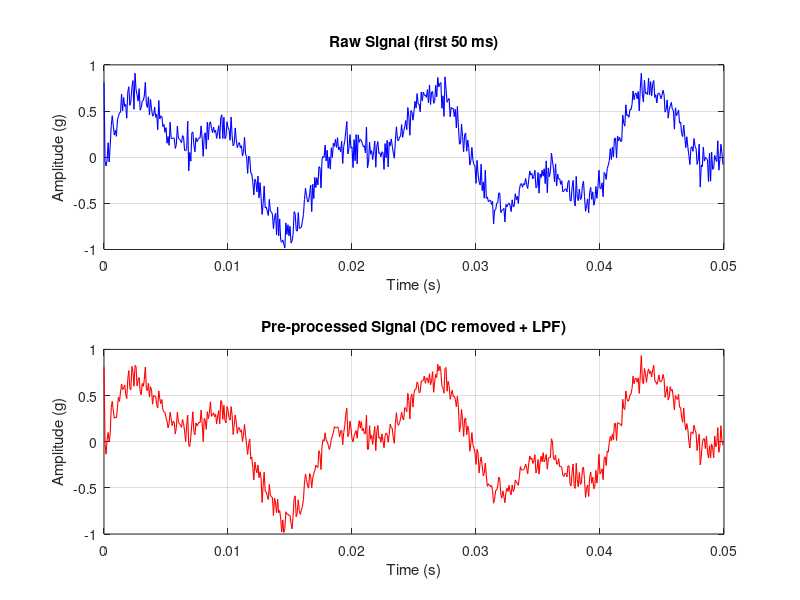
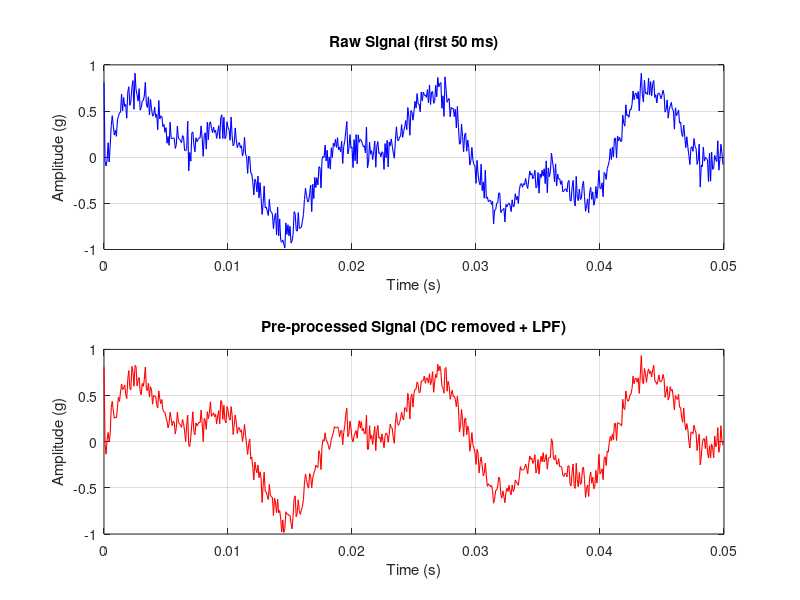
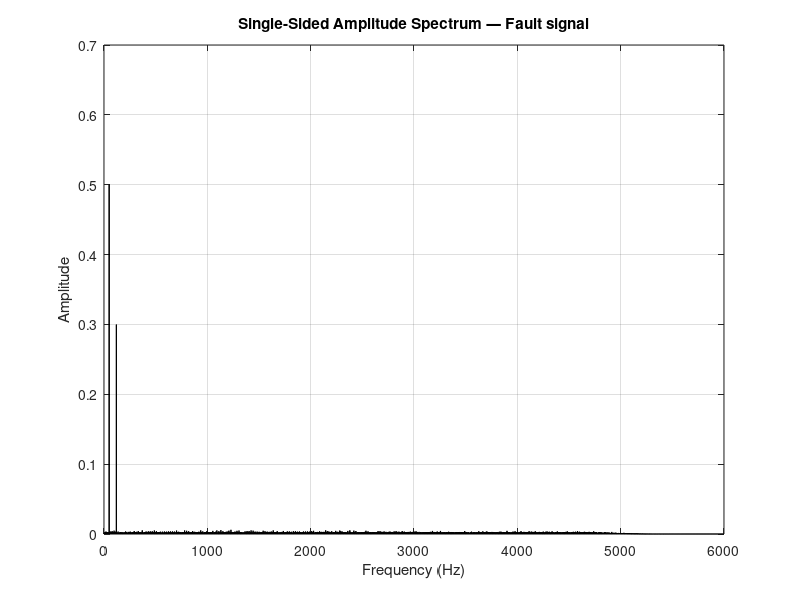
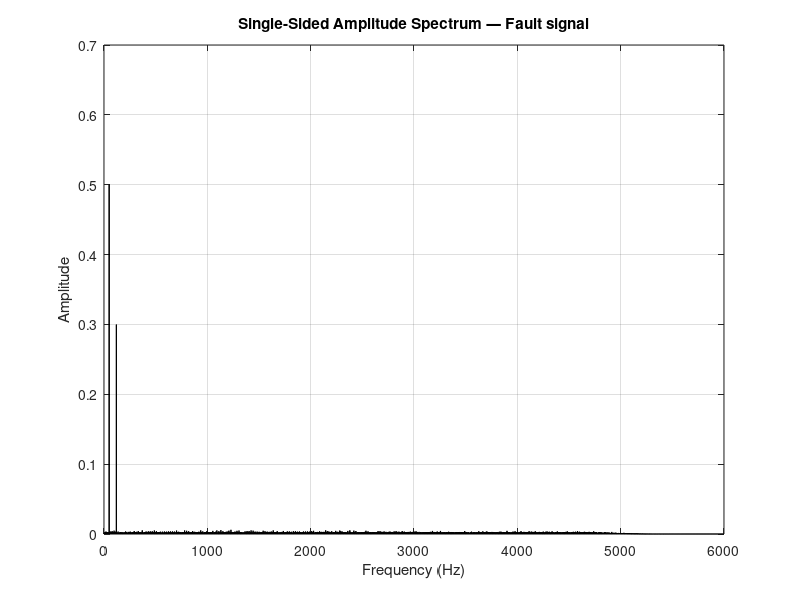

Here is the MATLAB script that generated these plots, in order: (Note: this script raises an error after producing the figures.)
%% ================================================================
%  motor_predictive_maintenance.m
%  DSP-Based Predictive Maintenance System for Electric Motors
%  Student: Sanjana Sri Bolla (Roll No: 160124758004)
%  B.Tech 5th Semester Project (3rd Year) — ECE / VLSI Design
%  Report: Standard IEEE Format (submission to Bhaskar sir)
% ================================================================
%
%  REQUIRED TOOLBOXES:
%    - Signal Processing Toolbox  (butter, filtfilt, spectrogram, findpeaks)
%    - Statistics & ML Toolbox    (fitcsvm, cvpartition) — OPTIONAL, only
%                                  needed when useSVM = true
%
%  FIGURE FORMAT:
%    - Figures are automatically exported in EPS format (.eps, color EPS)
%      for IEEE LaTeX reports as well as PNG (.png) for quick preview.
%
%  HOW TO RUN:
%    1. Set useRealData = false first (runs on synthetic demo signals).
%    2. Check all figures are generated and saved as EPS and PNG files.
%    3. Download CWRU dataset from:
%       https://engineering.case.edu/bearingdatacenter/download-data-file
%    4. Place .mat files in a folder, update dataFolder path below.
%    5. Set useRealData = true and run again.
%
% ================================================================

clear; clc; close all;

%% ----------------------------------------------------------------
%  USER SETTINGS — change these before running
% ----------------------------------------------------------------

useRealData   = false;   % true  = load CWRU .mat files
                         % false = use synthetic demo signals (safe default)

useSVM        = false;   % true  = train SVM (needs labelled data + ML Toolbox)

doAudio       = false;   % true  = run audio analysis section

% Path to your CWRU dataset folder (only used when useRealData = true)
dataFolder    = 'C:\MotorProject\CWRU';

% Sampling frequency for CWRU 12kHz files
Fs_expected   = 12000;   % Hz

%% ================================================================
%  SECTION 1 — DATA INPUT
% ================================================================
fprintf('=== SECTION 1: DATA INPUT ===\n');

if useRealData
    % ------------------------------------------------------------
    % Load CWRU bearing vibration .mat files
    % ------------------------------------------------------------
    % CWRU files contain variables named like:
    %   X097_DE_time  — drive-end accelerometer (g), 1-D column vector
    %   X097RPM       — shaft speed (RPM)
    % The exact variable names depend on the file. We search for the
    % first field ending in "_DE_time" automatically.
    % ------------------------------------------------------------

    normalFile = fullfile(dataFolder, 'Normal_0.mat');
    faultFile  = fullfile(dataFolder, '12k_Drive_End_IR007_0_105.mat');

    try
        Sn = load(normalFile);
        Sf = load(faultFile);
    catch ME
        error(['Could not load dataset files.\n' ...
               'Check that dataFolder is correct and files exist.\n' ...
               'Error: %s'], ME.message);
    end

    % Extract drive-end accelerometer field automatically
    fn = fieldnames(Sn);
    de_field_n = fn{contains(fn, 'DE_time', 'IgnoreCase', true)};
    fn2 = fieldnames(Sf);
    de_field_f = fn2{contains(fn2, 'DE_time', 'IgnoreCase', true)};

    normalSig = double(Sn.(de_field_n)(:));
    faultSig  = double(Sf.(de_field_f)(:));
    Fs        = Fs_expected;

    fprintf('Loaded REAL CWRU data.\n');
    fprintf('Normal file : %s\n', normalFile);
    fprintf('Fault file  : %s\n', faultFile);

else
    % ------------------------------------------------------------
    % SYNTHETIC DEMONSTRATION ONLY
    % These signals are NOT real motor recordings.
    % They are generated purely to demonstrate the algorithm flow.
    % Do NOT use synthetic results as project findings.
    % ------------------------------------------------------------
    fprintf('*** SYNTHETIC DEMONSTRATION MODE ***\n');
    fprintf('These signals are NOT real motor data.\n');
    fprintf('Set useRealData=true after downloading the CWRU dataset.\n\n');

    Fs   = 12000;          % Simulate 12 kHz sampling
    t    = (0:1/Fs:2)';   % 2-second signal

    % Normal signal: 50 Hz shaft frequency + light background noise
    normalSig = 0.5*sin(2*pi*50*t) + ...
                0.1*sin(2*pi*100*t) + ...
                0.05*randn(size(t));

    % Fault signal: add 120 Hz bearing fault frequency + impulsive spikes
    impulseTrain = zeros(size(t));
    impulseTrain(round(linspace(1, length(t), 40))) = 2.5; % periodic impacts
    faultSig  = 0.5*sin(2*pi*50*t) + ...
                0.3*sin(2*pi*120*t) + ...
                0.4*impulseTrain + ...
                0.1*randn(size(t));
end

% --- Choose which signal to analyse (normal or fault) ---
% In the rule-based section we analyse both. Here we set activeSignal.
activeSignal      = faultSig;    % swap to normalSig to test normal case
activeLabel       = 'Fault';     % update if you swap

duration = length(activeSignal) / Fs;
fprintf('\nSignal info:\n');
fprintf('  Sampling frequency : %d Hz\n', Fs);
fprintf('  Signal duration    : %.3f seconds\n', duration);
fprintf('  Total samples      : %d\n', length(activeSignal));

%% ================================================================
%  SECTION 2 — PRE-PROCESSING
% ================================================================
fprintf('\n=== SECTION 2: PRE-PROCESSING ===\n');

% --- 2a. DC removal ---
% The mean (DC component) carries no fault information and would
% distort the FFT spectrum if left in.
activeSignal = activeSignal - mean(activeSignal);
normalSig    = normalSig    - mean(normalSig);
faultSig     = faultSig     - mean(faultSig);

% --- 2b. Low-pass Butterworth filter ---
% Cut-off: 5000 Hz for vibration (bearing faults appear below 5 kHz
% at 12 kHz sampling). Filter order 4 gives -80 dB/decade roll-off
% without excessive phase distortion.
% filtfilt applies the filter twice (forward + backward) → zero phase.
fc    = 5000;   % Hz
order = 4;
[b, a] = butter(order, fc / (Fs/2), 'low');

procSignal  = filtfilt(b, a, activeSignal);
procNormal  = filtfilt(b, a, normalSig);
procFault   = filtfilt(b, a, faultSig);

fprintf('DC removed and Butterworth LPF applied (fc = %d Hz, order %d).\n', fc, order);

% --- Figure 1: Raw vs Preprocessed ---
Nplot  = min(round(0.05 * Fs), length(activeSignal)); % first 50 ms
tPlot  = (0:Nplot-1) / Fs;

figure('Name','Fig1 Raw vs Preprocessed','NumberTitle','off','Position',[100 100 900 500]);
subplot(2,1,1);
plot(tPlot, activeSignal(1:Nplot), 'b', 'LineWidth', 0.8);
title('Raw Signal (first 50 ms)');
xlabel('Time (s)'); ylabel('Amplitude (g)'); grid on;

subplot(2,1,2);
plot(tPlot, procSignal(1:Nplot), 'r', 'LineWidth', 0.8);
title('Pre-processed Signal (DC removed + LPF)');
xlabel('Time (s)'); ylabel('Amplitude (g)'); grid on;

saveas(gcf, 'fig1_raw_vs_preprocessed.eps', 'epsc');
saveas(gcf, 'fig1_raw_vs_preprocessed.png');
fprintf('Saved: fig1_raw_vs_preprocessed.eps (Color EPS) & .png\n');

%% ================================================================
%  SECTION 3 — TIME-DOMAIN ANALYSIS
% ================================================================
fprintf('\n=== SECTION 3: TIME-DOMAIN FEATURES ===\n');

% Compute for both normal and fault signals
function feat = computeTimeDomain(sig)
    feat.mean        = mean(sig);
    feat.rms         = rms(sig);
    feat.std         = std(sig);
    feat.peak        = max(abs(sig));
    feat.crestFactor = feat.peak / feat.rms;
    feat.kurtosis    = kurtosis(sig);
end

% Note: nested functions won't work in a script in older MATLAB;
% compute inline instead:
computeFeats = @(s) struct( ...
    'meanVal',       mean(s), ...
    'rmsVal',        rms(s), ...
    'stdVal',        std(s), ...
    'peakVal',       max(abs(s)), ...
    'crestFactor',   max(abs(s)) / rms(s), ...
    'kurtVal',       kurtosis(s));

normFeats  = computeFeats(procNormal);
faultFeats = computeFeats(procFault);

fprintf('\n%-20s %-15s %-15s\n', 'Feature', 'Normal', 'Fault');
fprintf('%s\n', repmat('-', 1, 50));
fprintf('%-20s %-15.5f %-15.5f\n', 'Mean',         normFeats.meanVal,     faultFeats.meanVal);
fprintf('%-20s %-15.5f %-15.5f\n', 'RMS',          normFeats.rmsVal,      faultFeats.rmsVal);
fprintf('%-20s %-15.5f %-15.5f\n', 'Std Dev',      normFeats.stdVal,      faultFeats.stdVal);
fprintf('%-20s %-15.5f %-15.5f\n', 'Peak',         normFeats.peakVal,     faultFeats.peakVal);
fprintf('%-20s %-15.5f %-15.5f\n', 'Crest Factor', normFeats.crestFactor, faultFeats.crestFactor);
fprintf('%-20s %-15.5f %-15.5f\n', 'Kurtosis',     normFeats.kurtVal,     faultFeats.kurtVal);

%% ================================================================
%  SECTION 4 — FREQUENCY-DOMAIN ANALYSIS (FFT)
% ================================================================
fprintf('\n=== SECTION 4: FREQUENCY-DOMAIN ANALYSIS ===\n');

N  = length(procSignal);
Y  = fft(procSignal);
P2 = abs(Y / N);
P1 = P2(1:floor(N/2)+1);
P1(2:end-1) = 2 * P1(2:end-1);  % single-sided correction
f  = Fs * (0:floor(N/2)) / N;

% --- Figure 2: FFT Spectrum ---
figure('Name','Fig2 FFT Spectrum','NumberTitle','off','Position',[100 100 900 400]);
plot(f, P1, 'k', 'LineWidth', 0.8);
title(sprintf('Single-Sided Amplitude Spectrum — %s signal', activeLabel));
xlabel('Frequency (Hz)');
ylabel('Amplitude');
grid on;
xlim([0 Fs/2]);

saveas(gcf, 'fig2_fft_spectrum.eps', 'epsc');
saveas(gcf, 'fig2_fft_spectrum.png');
fprintf('Saved: fig2_fft_spectrum.eps (Color EPS) & .png\n');

% Find dominant peaks
minPeakHeight = 0.05 * max(P1);
[peakAmps, peakFreqs] = findpeaks(P1, f, ...
    'MinPeakHeight', minPeakHeight, ...
    'NPeaks', 5, ...
    'SortStr', 'descend');

fprintf('\nTop dominant frequencies:\n');
for k = 1:length(peakAmps)
    fprintf('  Peak %d: %.1f Hz  (amplitude = %.4f)\n', k, peakFreqs(k), peakAmps(k));
end
fprintf('Fault-related spikes at non-harmonic frequencies suggest bearing defects.\n');

%% ================================================================
%  SECTION 5 — FEATURE EXTRACTION
% ================================================================
fprintf('\n=== SECTION 5: FEATURE EXTRACTION ===\n');

% Build a fixed-length feature vector (8 elements) for classification.
% Elements: [RMS, StdDev, Peak, CrestFactor, Kurtosis, F1, F2, F3]
% where F1-F3 are the top 3 peak frequencies from FFT.

topFreqs = zeros(1, 3);
nFound   = min(3, length(peakFreqs));
topFreqs(1:nFound) = peakFreqs(1:nFound);

featureVec = [faultFeats.rmsVal, ...
              faultFeats.stdVal, ...
              faultFeats.peakVal, ...
              faultFeats.crestFactor, ...
              faultFeats.kurtVal, ...
              topFreqs];

featureNames = {'RMS','StdDev','Peak','CrestFact','Kurtosis','DomFreq1','DomFreq2','DomFreq3'};

fprintf('Feature vector (active signal):\n');
for k = 1:8
    fprintf('  %-12s : %.4f\n', featureNames{k}, featureVec(k));
end

%% ================================================================
%  SECTION 6 — CONDITION ASSESSMENT
% ================================================================
fprintf('\n=== SECTION 6: CONDITION ASSESSMENT ===\n');

% ----------------------------------------------------------------
% METHOD A: Rule-based thresholds
% These threshold values were chosen based on published literature
% guidelines for accelerometer-based bearing monitoring.
% IMPORTANT: For real deployment, calibrate these thresholds from
% your own healthy motor baseline data.
% ----------------------------------------------------------------
RMS_threshold    = 0.15;   % g  — typical healthy motor RMS < 0.10–0.20 g
Crest_threshold  = 4.5;    % dimensionless — healthy CF typically < 4
Kurtosis_threshold = 4.0;  % healthy kurtosis ≈ 3; > 4 suggests impacts

faultFlags = {};
if faultFeats.rmsVal      > RMS_threshold,       faultFlags{end+1} = 'High RMS'; end
if faultFeats.crestFactor > Crest_threshold,      faultFlags{end+1} = 'High Crest Factor'; end
if faultFeats.kurtVal     > Kurtosis_threshold,   faultFlags{end+1} = 'High Kurtosis'; end

fprintf('Rule-based thresholds:\n');
fprintf('  RMS threshold    : %.3f g\n',  RMS_threshold);
fprintf('  Crest threshold  : %.2f\n',   Crest_threshold);
fprintf('  Kurtosis threshold: %.2f\n',  Kurtosis_threshold);

if isempty(faultFlags)
    ruleCondition = 'Normal operating pattern';
elseif length(faultFlags) == 1
    ruleCondition = 'Requires further inspection';
else
    ruleCondition = 'Abnormal vibration detected';
end

fprintf('\nFlags raised    : %s\n', strjoin(faultFlags, ', '));
fprintf('Rule-based verdict: [ %s ]\n', ruleCondition);
fprintf('\nNote: This is an algorithmic estimate, not a guaranteed mechanical diagnosis.\n');

% ----------------------------------------------------------------
% METHOD B: Optional SVM Classifier
% ----------------------------------------------------------------
if useSVM
    fprintf('\n--- SVM CLASSIFICATION ---\n');

    % Build a labelled dataset from CWRU files
    % Each row = feature vector; label = 1 (Normal) or 2 (Fault)
    % You need at least a few files per class. Adjust filenames below.
    cwruFiles = {
        fullfile(dataFolder, 'Normal_0.mat'),    1;
        fullfile(dataFolder, 'Normal_1.mat'),    1;
        fullfile(dataFolder, '12k_Drive_End_IR007_0_105.mat'), 2;
        fullfile(dataFolder, '12k_Drive_End_OR007@6_0_130.mat'), 2;
    };

    X_all = [];
    Y_all = [];

    for fi = 1:size(cwruFiles, 1)
        try
            Stmp  = load(cwruFiles{fi, 1});
            fntmp = fieldnames(Stmp);
            de_f  = fntmp{contains(fntmp, 'DE_time', 'IgnoreCase', true)};
            sig_tmp = double(Stmp.(de_f)(:));
            sig_tmp = sig_tmp - mean(sig_tmp);
            sig_tmp = filtfilt(b, a, sig_tmp);

            % Extract features
            rms_t    = rms(sig_tmp);
            std_t    = std(sig_tmp);
            peak_t   = max(abs(sig_tmp));
            cf_t     = peak_t / rms_t;
            kurt_t   = kurtosis(sig_tmp);

            N_t = length(sig_tmp);
            Y_t = fft(sig_tmp);
            P_t = abs(Y_t/N_t); P_t = P_t(1:floor(N_t/2)+1);
            P_t(2:end-1) = 2*P_t(2:end-1);
            f_t = Fs*(0:floor(N_t/2))/N_t;
            [~, locs_t] = findpeaks(P_t, f_t, 'NPeaks', 3, ...
                'SortStr','descend','MinPeakHeight',0.01*max(P_t));
            tf = zeros(1,3); tf(1:min(3,length(locs_t))) = locs_t(1:min(3,length(locs_t)));

            feat_row = [rms_t, std_t, peak_t, cf_t, kurt_t, tf];
            X_all    = [X_all; feat_row];
            Y_all    = [Y_all; cwruFiles{fi, 2}];
        catch
            fprintf('Skipped file (not found): %s\n', cwruFiles{fi,1});
        end
    end

    if size(X_all, 1) < 4
        fprintf('Not enough data loaded for SVM. Add more CWRU files.\n');
    else
        % Train/Test split — 70/30
        cv  = cvpartition(Y_all, 'HoldOut', 0.30);
        X_tr = X_all(cv.training, :);  Y_tr = Y_all(cv.training);
        X_te = X_all(cv.test,     :);  Y_te = Y_all(cv.test);

        % Train SVM with RBF kernel
        svmModel  = fitcsvm(X_tr, Y_tr, 'KernelFunction','rbf', 'Standardize', true);
        Y_pred    = predict(svmModel, X_te);

        fprintf('SVM trained on %d samples, tested on %d samples.\n', ...
            sum(cv.training), sum(cv.test));
        fprintf('Predictions : %s\n', num2str(Y_pred'));
        fprintf('True labels : %s\n', num2str(Y_te'));
    end
end

%% ================================================================
%  SECTION 7 — GRAPH GENERATION
% ================================================================
fprintf('\n=== SECTION 7: GRAPH GENERATION ===\n');

% --- Figure 3: RMS Comparison bar chart ---
figure('Name','Fig3 RMS Comparison','NumberTitle','off','Position',[100 100 500 400]);
bar([normFeats.rmsVal, faultFeats.rmsVal], 'FaceColor', [0.2 0.6 0.8]);
set(gca, 'XTickLabel', {'Normal','Fault'});
title('RMS Value Comparison — Normal vs Fault');
xlabel('Motor Condition');
ylabel('RMS Amplitude (g)');
grid on;
text(1, normFeats.rmsVal*1.05, sprintf('%.4f', normFeats.rmsVal),  'HorizontalAlignment','center');
text(2, faultFeats.rmsVal*1.05, sprintf('%.4f', faultFeats.rmsVal), 'HorizontalAlignment','center');
saveas(gcf, 'fig3_rms_comparison.eps', 'epsc');
saveas(gcf, 'fig3_rms_comparison.png');
fprintf('Saved: fig3_rms_comparison.eps (Color EPS) & .png\n');

% --- Figure 4: Spectrogram ---
figure('Name','Fig4 Spectrogram','NumberTitle','off','Position',[100 100 900 400]);
window    = hamming(256);
noverlap  = 200;
nfft      = 512;
spectrogram(procSignal, window, noverlap, nfft, Fs, 'yaxis');
title(sprintf('Spectrogram — %s Signal', activeLabel));
colorbar;
saveas(gcf, 'fig4_spectrogram.eps', 'epsc');
saveas(gcf, 'fig4_spectrogram.png');
fprintf('Saved: fig4_spectrogram.eps (Color EPS) & .png\n');

% --- Figure 5: Feature comparison bar chart ---
normFV = [normFeats.rmsVal, normFeats.stdVal, normFeats.peakVal, ...
          normFeats.crestFactor, normFeats.kurtVal];
faultFV = [faultFeats.rmsVal, faultFeats.stdVal, faultFeats.peakVal, ...
           faultFeats.crestFactor, faultFeats.kurtVal];
featLabels5 = {'RMS','Std Dev','Peak','Crest Factor','Kurtosis'};

figure('Name','Fig5 Feature Comparison','NumberTitle','off','Position',[100 100 800 400]);
bar([normFV; faultFV]');
legend('Normal','Fault','Location','northwest');
set(gca,'XTickLabel', featLabels5);
title('Feature Comparison — Normal vs Fault Signal');
xlabel('Feature');
ylabel('Feature Value');
grid on;
saveas(gcf, 'fig5_feature_comparison.eps', 'epsc');
saveas(gcf, 'fig5_feature_comparison.png');
fprintf('Saved: fig5_feature_comparison.eps (Color EPS) & .png\n');

%% ================================================================
%  SECTION 8 — PERFORMANCE EVALUATION
% ================================================================
fprintf('\n=== SECTION 8: PERFORMANCE EVALUATION ===\n');

if useSVM && exist('Y_pred','var') && exist('Y_te','var')

    % Compute confusion matrix values
    TP = sum(Y_pred == 2 & Y_te == 2);
    TN = sum(Y_pred == 1 & Y_te == 1);
    FP = sum(Y_pred == 2 & Y_te == 1);
    FN = sum(Y_pred == 1 & Y_te == 2);

    accuracy  = (TP + TN) / (TP + TN + FP + FN);
    precision = TP / (TP + FP + eps);
    recall    = TP / (TP + FN + eps);
    f1        = 2 * precision * recall / (precision + recall + eps);
    far       = FP / (FP + TN + eps);  % false alarm rate

    fprintf('\nPerformance Metrics:\n');
    fprintf('  Accuracy       : %.2f%%\n', accuracy  * 100);
    fprintf('  Precision      : %.2f%%\n', precision * 100);
    fprintf('  Recall         : %.2f%%\n', recall    * 100);
    fprintf('  F1-Score       : %.4f\n',   f1);
    fprintf('  False Alarm Rate: %.2f%%\n', far      * 100);

    % Confusion chart
    figure('Name','Fig6 Confusion Matrix','NumberTitle','off');
    confusionchart(Y_te, Y_pred, 'ColumnSummary','column-normalized', ...
        'RowSummary','row-normalized');
    title('Confusion Matrix — SVM Classifier');
    saveas(gcf, 'fig6_confusion_matrix.eps', 'epsc');
    saveas(gcf, 'fig6_confusion_matrix.png');
    fprintf('Saved: fig6_confusion_matrix.eps (Color EPS) & .png\n');

else
    fprintf('SVM evaluation skipped (useSVM=false or insufficient data).\n');
    fprintf('To evaluate: set useSVM=true, ensure CWRU files are available.\n');

    % Show manual formulas for report
    fprintf('\nPerformance formula reference:\n');
    fprintf('  Accuracy  = (TP+TN)/(TP+TN+FP+FN)\n');
    fprintf('  Precision = TP/(TP+FP)\n');
    fprintf('  Recall    = TP/(TP+FN)\n');
    fprintf('  F1        = 2*Prec*Rec/(Prec+Rec)\n');
    fprintf('  FAR       = FP/(FP+TN)\n');
end

%% ================================================================
%  SECTION 9 — OPTIONAL AUDIO ANALYSIS
% ================================================================
if doAudio
    fprintf('\n=== SECTION 9: AUDIO ANALYSIS ===\n');

    audioFile = 'motor_sound.wav';  % update path to your WAV file

    if ~isfile(audioFile)
        fprintf('Audio file not found: %s\n', audioFile);
        fprintf('Place a motor .wav recording in the working directory.\n');
    else
        [audioSig, Fa] = audioread(audioFile);
        audioSig = audioSig(:, 1);   % use channel 1 if stereo
        audioSig = audioSig - mean(audioSig);

        fprintf('Audio: Fs = %d Hz, Duration = %.2f s\n', Fa, length(audioSig)/Fa);

        % Waveform
        figure('Name','Audio Waveform','NumberTitle','off');
        ta = (0:length(audioSig)-1) / Fa;
        plot(ta, audioSig);
        title('Motor Sound Waveform');
        xlabel('Time (s)'); ylabel('Amplitude'); grid on;
        saveas(gcf, 'fig_audio_waveform.eps', 'epsc');
        saveas(gcf, 'fig_audio_waveform.png');

        % Spectrogram
        figure('Name','Audio Spectrogram','NumberTitle','off');
        spectrogram(audioSig, hamming(512), 400, 1024, Fa, 'yaxis');
        title('Motor Sound Spectrogram');
        colorbar;
        saveas(gcf, 'fig_audio_spectrogram.eps', 'epsc');
        saveas(gcf, 'fig_audio_spectrogram.png');

        % Basic audio features
        audio_rms = rms(audioSig);
        % Zero-crossing rate
        zcr = sum(abs(diff(sign(audioSig)))) / (2 * length(audioSig));
        % Spectral centroid
        Na = length(audioSig);
        Ya = abs(fft(audioSig));
        Ya = Ya(1:floor(Na/2)+1);
        fa_vec = Fa * (0:floor(Na/2)) / Na;
        sp_centroid = sum(fa_vec' .* Ya) / sum(Ya);

        fprintf('Audio features:\n');
        fprintf('  RMS              : %.5f\n', audio_rms);
        fprintf('  Zero-crossing rate: %.5f\n', zcr);
        fprintf('  Spectral centroid : %.2f Hz\n', sp_centroid);

        fprintf('\nNote: Microphone-based detection is highly sensitive to\n');
        fprintf('background noise and motor-to-sensor distance.\n');
        fprintf('Audio analysis supplements — but does not replace — vibration analysis.\n');
    end
end

%% ================================================================
%  SECTION 10 — HARDWARE & FPGA NOTES (comment reference)
% ================================================================
%
%  HARDWARE EXTENSION (ESP32):
%  ─────────────────────────────────────────────────────────────────
%  - ESP32 ADC (12-bit, up to ~12 kHz effective rate) reads ADXL345
%    over I2C (400 kHz). Each sample is sent via Serial/Wi-Fi to PC.
%  - On PC side: read serial port in MATLAB using serialport(),
%    buffer 12000 samples (1 second), then run this analysis.
%  - Placement: glue/clamp accelerometer on bearing housing (not frame).
%
%  FPGA VLSI EXTENSION (Future Scope):
%  ─────────────────────────────────────────────────────────────────
%  - RMS:  Accumulate squares in Q16.16 fixed-point; divide by N;
%          take sqrt via CORDIC (16-cycle latency).
%  - FFT:  Radix-2 DIT Cooley-Tukey; 1024-point needs 10 stages,
%          ~10240 butterfly operations; pipelined at 100 MHz clock.
%  - LPF:  Implement IIR as Direct Form II biquad in Verilog;
%          coefficients stored in ROM; quantise to Q2.14.
%  - Resources (Xilinx Artix-7 estimate):
%          1024-pt FFT ≈ 8000 LUTs, 16 DSP48 blocks, 4 BRAMs.
%  - Advantage: Real-time <10 μs latency vs MATLAB batch ~500 ms.
%
% ================================================================

fprintf('\n=== ALL SECTIONS COMPLETE ===\n');
fprintf('Generated figures (saved in both .eps for IEEE LaTeX and .png):\n');
fprintf('  fig1_raw_vs_preprocessed.eps / .png\n');
fprintf('  fig2_fft_spectrum.eps / .png\n');
fprintf('  fig3_rms_comparison.eps / .png\n');
fprintf('  fig4_spectrogram.eps / .png\n');
fprintf('  fig5_feature_comparison.eps / .png\n');
if useSVM
    fprintf('  fig6_confusion_matrix.eps / .png\n');
end
fprintf('\nSaved result to: analysis_result.mat\n');

% Save workspace output
save('analysis_result.mat', 'featureVec', 'featureNames', ...
     'normFeats', 'faultFeats', 'ruleCondition', 'Fs');

fprintf('\n--- FINAL VERDICT ---\n');
fprintf('Condition assessed as: [ %s ]\n', ruleCondition);
fprintf('This is an algorithmic estimate. Not a guaranteed mechanical diagnosis.\n');
